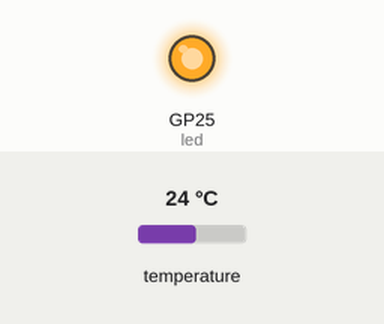
Simulated run of this program. Board: Raspberry Pi Pico running MicroPython. On the bench: output pins drawn as LEDs (lit = HIGH). The inputs (shaded band) are chosen by the test bench; at power-on: temperature 24 °C. WiFi joins after 1.5 s; no MQTT or app messages arrive unless stated; the clock reads 2024-03-15 10:24:30 at power-on unless the program sets it; what the program prints to the serial console is not drawn.

Above: at 1.3 s.
At 2.8 s:
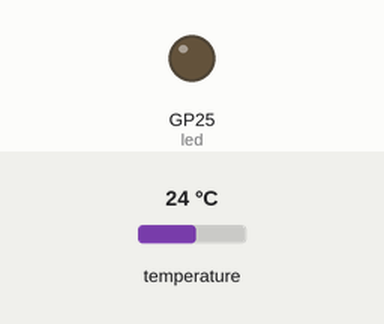
Timing chart, 0 to 4.3 s (numbered marks = the images above):
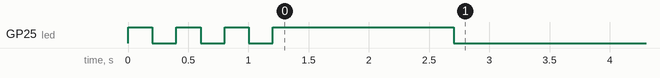

The program:

main.py
```python
# System Imports
import network
import utime
import json
from time import sleep
from umqtt.simple import MQTTClient
import machine
import ds18x20
import onewire

DEBUG = True

# Deep sleep duration in milliseconds (60 seconds = 60000ms)
SLEEP_DURATION_MS = 60000

# Topic to publish
topic_outside_temp = "home/outside/temperature"

# Wifi settings
ssid = 'Shinkle_2.4ghz'
password = 'C00p3r0805'

# RPI Pico network settings
HOSTNAME = 'ashinkl-rpipw-1'

# MQTT settings
MQTT_SERVER = "10.0.0.152"
MQTT_PORT = 1883
MQTT_USER = "mqtt-user"
MQTT_PASSWORD = "mqtt-user"
CLIENT_ID = "python-mqtt-572-battery"

# Configure LED on the board as an output
led = machine.Pin('LED', machine.Pin.OUT)

def connect_wifi():
    """Connect to WiFi with timeout"""
    if DEBUG:
        print("Connecting to WiFi...")

    led.value(True)

    wlan = network.WLAN(network.STA_IF)
    network.hostname(HOSTNAME)
    wlan.active(True)

    if not wlan.isconnected():
        wlan.connect(ssid, password)

        # Wait for connection with timeout
        timeout = 15  # 15 second timeout
        start_time = utime.time()

        while not wlan.isconnected() and (utime.time() - start_time) < timeout:
            sleep(0.5)
            if DEBUG:
                print(".", end="")

    if wlan.isconnected():
        if DEBUG:
            print(f"\nWiFi connected: {wlan.ifconfig()}")
        led.value(False)
        return wlan
    else:
        if DEBUG:
            print("\nWiFi connection failed!")
        led.value(False)
        return None

def mqtt_connect():
    """Connect to MQTT broker"""
    try:
        client = MQTTClient(
            client_id=CLIENT_ID,
            server=MQTT_SERVER,
            port=MQTT_PORT,
            keepalive=60,
            user=MQTT_USER,
            password=MQTT_PASSWORD
        )
        client.connect()
        if DEBUG:
            print("MQTT connected")
        return client
    except Exception as e:
        if DEBUG:
            print(f"MQTT connection failed: {e}")
        return None

def read_and_publish_temperatures():
    """Read DS18B20 sensors and publish to MQTT"""
    if DEBUG:
        print("Reading temperature sensors...")

    # Initialize DS18B20 sensors
    ds_pin = machine.Pin(22)
    ds_sensor = ds18x20.DS18X20(onewire.OneWire(ds_pin))

    # Find sensors
    sensors = ds_sensor.scan()

    if DEBUG:
        print(f'Found DS devices: {sensors}')

    if not sensors:
        if DEBUG:
            print("No DS18B20 sensors found!")
        return False

    # Connect to MQTT
    client = mqtt_connect()
    if not client:
        return False

    try:
        # Start temperature conversion
        ds_sensor.convert_temp()
        sleep(1)  # Wait for conversion

        # Read the sensor and publish (only expecting one sensor)
        sensor_id = sensors[0]  # Get the first (and only) sensor
        try:
            temp_c = ds_sensor.read_temp(sensor_id)
            temp_f = temp_c * (9/5) + 32

            if DEBUG:
                print(f'Temperature: {temp_f:.2f}°F')

            # Publish to MQTT topic
            client.publish(topic_outside_temp, f"{temp_f:.2f}")

        except Exception as e:
            if DEBUG:
                print(f"Error reading sensor: {e}")

        # Give MQTT time to send messages
        sleep(1)
        client.disconnect()

        if DEBUG:
            print("Temperature readings published successfully")
        return True

    except Exception as e:
        if DEBUG:
            print(f"Error in temperature reading/publishing: {e}")
        try:
            client.disconnect()
        except:
            pass
        return False

def go_to_sleep():
    """Enter deep sleep mode"""
    if DEBUG:
        print(f"Going to deep sleep for {SLEEP_DURATION_MS/1000} seconds...")

    # Turn off LED
    led.value(False)

    # Disable WiFi to save power
    wlan = network.WLAN(network.STA_IF)
    wlan.active(False)

    # Configure wake-up timer
    # Note: On Pico W, we use machine.lightsleep() as deepsleep may not work reliably
    # with the WiFi chip. lightsleep still provides significant power savings.
    machine.lightsleep(SLEEP_DURATION_MS)

def main():
    """Main execution function"""
    if DEBUG:
        print("=== Battery Powered Temperature Monitor Starting ===")
        print(f"Will sleep for {SLEEP_DURATION_MS/1000} seconds between readings")

    # Flash LED to indicate startup
    for i in range(3):
        led.value(True)
        sleep(0.2)
        led.value(False)
        sleep(0.2)

    while True:
        try:
            # Connect to WiFi
            wlan = connect_wifi()
            if not wlan:
                if DEBUG:
                    print("WiFi connection failed, going to sleep...")
                go_to_sleep()
                continue

            # Read temperatures and publish to MQTT
            success = read_and_publish_temperatures()

            if not success:
                if DEBUG:
                    print("Temperature reading/publishing failed")

            # Disconnect WiFi to save power
            wlan.active(False)

            # Go to sleep
            go_to_sleep()

        except Exception as e:
            if DEBUG:
                print(f"Main loop error: {e}")

            # Try to clean up before sleeping
            try:
                wlan = network.WLAN(network.STA_IF)
                wlan.active(False)
            except:
                pass

            # Sleep before retrying
            go_to_sleep()

# Start the program
if __name__ == "__main__":
    main()
```

Measured:
- by itself, GP25 (led): repeats every 0.40 s: HIGH 0.20 s, LOW 0.20 s
